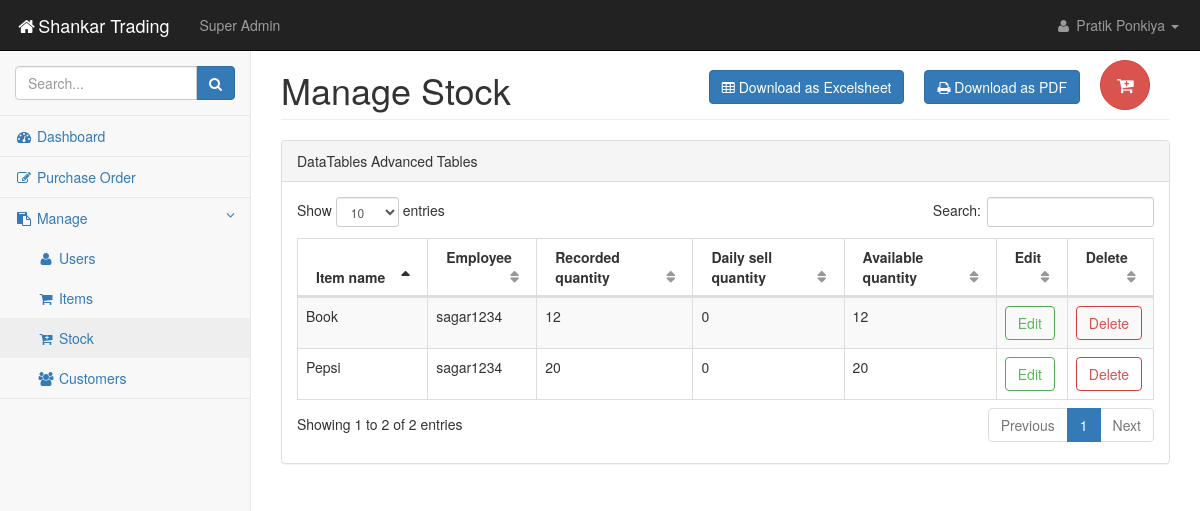
/pages/tables4.php (signed in), run on the app's committed database.
### tables this page shows
CREATE TABLE `tbl_item_stock` (
  `id` int(11) NOT NULL,
  `item_id` int(11) NOT NULL,
  `item_name` varchar(50) NOT NULL,
  `employee_uname` varchar(50) NOT NULL,
  `date_time` timestamp NOT NULL DEFAULT CURRENT_TIMESTAMP ON UPDATE CURRENT_TIMESTAMP,
  `recorded_quantity` int(11) NOT NULL,
  `daily_sell_quantity` int(11) NOT NULL,
  `available_quantity` int(11) NOT NULL
);

### pages/tables4.php (the view, shortened to what this page needs)
<?php
include "sidepanel.php";
?>
            <div id="page-wrapper">
                <div class="row">
                    <div class="col-lg-12">
                        <form action="forms4.php" method="POST">
                    <button type="submit" class="btn btn-danger btn-circle btn-lg" style="float:right;margin:30px 20px 0px 0px;" name="addbtn">
                        <i class="fa fa-cart-plus"></i></button></form>
                        <a href="pdflib.php?file=stocks"><button type="button" class="btn btn-primary" style="float:right;margin:40px 20px 0px 0px;">
                            <i class="fa fa-print"></i> Download as PDF</button></a>
                        <a href="export_excel4.php"><button type="button" class="btn btn-primary" style="float:right;margin:40px 20px 0px 0px;">
                            <i class="fa fa-table"></i> Download as Excelsheet</button></a>
                        <h1 class="page-header">Manage Stock</h1>
                    </div>
                </div>
                <div class="row">
                    <div class="col-lg-12">
                        <div class="panel panel-default">
                            <div class="panel-heading">
                                DataTables Advanced Tables
                            </div>
                            <div class="panel-body">
                                <div class="dataTable_wrapper">
                                    <table class="table table-striped table-bordered table-hover" id="dataTables-example">
                                    <col width="130">
                                        <thead>
                                            <tr>
                                                  <th>Item name</th>
                                                  <th>Employee</th>
                                                  <th>Recorded quantity</th>
                                                  <th>Daily sell quantity</th>
                                                  <th>Available quantity</th>
                                                  <th>Edit</th>
                                                  <th>Delete</th>
                                            </tr>
                                        </thead>
                                        <tbody>
                                            <?php
                                            $sql = "SELECT * FROM `tbl_item_stock`";
                                            $result = $conn->query($sql);
                                            while($row=$result->fetch_assoc()){?>
                                        <tr class="odd gradeX">
                                        <td><?php echo $row['item_name'];?></td>
                                                <td><?php echo $row['employee_uname'];?></td>
                                                <td><?php echo $row['recorded_quantity'];?></td>
                                                <td><?php echo $row['daily_sell_quantity'];?></td>
                                                <td><?php echo $row['available_quantity'];?></td>
                                                  <td class="center">
                                                      <form action="forms4.php" method="POST">
                                                      <button type="submit" class="btn btn-outline btn-success" name="editbtn">Edit</button>
                                                      </form>
                                                  </td>
                                                  <td class="center">
                                                      <form action="delete_user.php" method="POST">
                                                      <button type="submit" onclick="return confirm_delete()" class="btn btn-outline btn-danger" name="deletebtn_stock">Delete</button>
                                                    </form>
                                                </td>
                                       </tr>
                                            <?php } ?>
                                        </tbody>
                                    </table>
                                </div>
                            </div>
                        </div>
                    </div>
                </div>
            </div>
        </div>
    </body>
</html>

### css/startmin.css (style rules this page uses)
body { background-color: #f8f8f8; }
#page-wrapper { padding: 30px 15px 0 15px; min-height: 568px; background-color: #fff; }
@media (min-width:768px) { #page-wrapper { position: inherit; margin-left: 250px; padding: 30px 30px 0 30px; border-left: 1px solid #e7e7e7; } }
.btn-outline { color: inherit; background-color: transparent; transition: all .5s; }
.btn-success.btn-outline { color: #5cb85c; }
.btn-danger.btn-outline { color: #d9534f; }
table.dataTable thead .sorting, table.dataTable thead .sorting_asc, table.dataTable thead .sorting_desc, table.dataTable thead .sorting_asc_disabled, table.dataTable thead .sorting_desc_disabled { background: 0 0; }
table.dataTable thead .sorting_asc:after { content: "\f0de"; float: right; font-family: fontawesome; }
table.dataTable thead .sorting:after { content: "\f0dc"; float: right; font-family: fontawesome; color: rgba(50,50,50,.5); }
.btn-circle { width: 30px; height: 30px; padding: 6px 0; border-radius: 15px; text-align: center; font-size: 12px; line-height: 1.428571429; }
.btn-circle.btn-lg { width: 50px; height: 50px; padding: 10px 16px; border-radius: 25px; font-size: 18px; line-height: 1.33; }

### data on the page
tbl_item_stock: item_name "Book", employee_uname "sagar1234", recorded_quantity "12", daily_sell_quantity "0", available_quantity "12"
tbl_item_stock: item_name "Pepsi", employee_uname "sagar1234", recorded_quantity "20", daily_sell_quantity "0", available_quantity "20"

### other printed values
$_SESSION['fname'] "Pratik"
$_SESSION['lname'] "Ponkiya"
